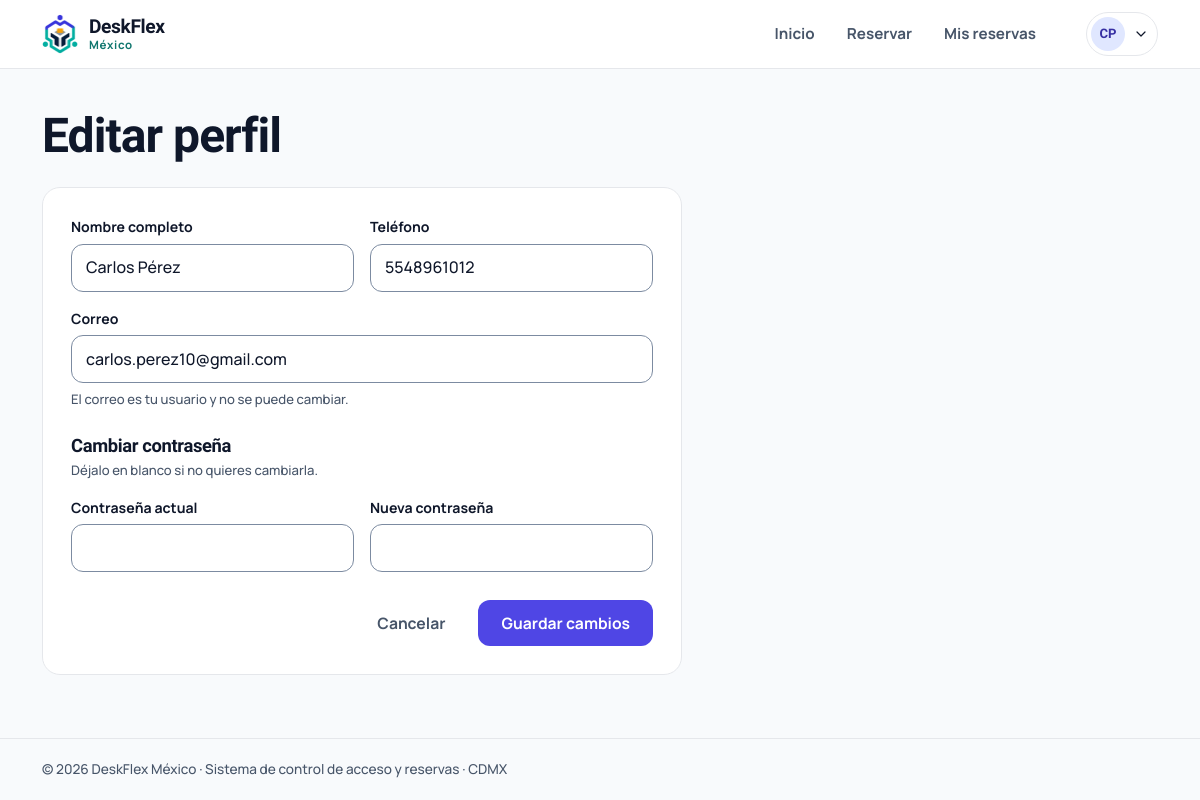
The page /perfil/editar (signed in) on the database its author committed.
### tables this page shows
CREATE TABLE usuarios (
    id            INTEGER PRIMARY KEY AUTOINCREMENT,
    nombre        TEXT    NOT NULL,
    correo        TEXT    NOT NULL UNIQUE,
    telefono      TEXT    NOT NULL,
    password_hash TEXT    NOT NULL,
    rol           TEXT    NOT NULL DEFAULT 'cliente' CHECK (rol IN ('cliente','admin')),
    activo        INTEGER NOT NULL DEFAULT 1,
    creado_en     TEXT    NOT NULL DEFAULT (datetime('now'))
);

### deskflex/views/client.py (the view, shortened to what this page needs)
@bp.route("/perfil/editar", methods=["GET", "POST"])
@login_required
def perfil_editar():
    errores, datos = {}, {"nombre": g.user["nombre"], "telefono": g.user["telefono"]}
    return render_template("client/perfil_editar.html", datos=datos, errores=errores)

### deskflex/db.py (called while the page is built)
def get_db() -> sqlite3.Connection:
    if "db" not in g:
        path = Path(current_app.config["DATABASE"])
        path.parent.mkdir(parents=True, exist_ok=True)
        conn = sqlite3.connect(path, isolation_level=None, timeout=10)
        conn.row_factory = sqlite3.Row
        conn.execute("PRAGMA foreign_keys = ON")
        g.db = conn
    return g.db

### deskflex/security.py (called while the page is built)
def csrf_token() -> str:
    if "_csrf" not in session:
        session["_csrf"] = secrets.token_urlsafe(24)
    return session["_csrf"]

def check_csrf():
    if request.method in ("POST", "PUT", "PATCH", "DELETE"):
        sent = request.form.get("csrf_token") or request.headers.get("X-CSRF-Token", "")
        if not hmac.compare_digest(sent, session.get("_csrf", "")):
            abort(400, "La sesión del formulario expiró. Recarga la página e inténtalo de nuevo.")

def load_user():
    g.user = None
    uid = session.get("uid")
    if uid:
        u = get_db().execute("SELECT * FROM usuarios WHERE id = ? AND activo = 1", (uid,)).fetchone()
        if u:
            g.user = u
        else:
            session.clear()

def login_required(view):
    @wraps(view)
    def wrapped(*a, **kw):
        if g.user is None:
            flash("Inicia sesión para continuar.", "info")
            return redirect(url_for("auth.login", next=request.full_path.rstrip("?")))
        return view(*a, **kw)
    return wrapped

### deskflex/templates/client/perfil_editar.html (shortened to what this page needs)
{% extends "base.html" %}
{% from "_icons.html" import icon %}
{% block content %}
<div class="page-head"><h1>Editar perfil</h1></div>
<form class="card" method="post" style="max-width:640px" novalidate>
  <div class="form-row">
    <div class="field"><label for="nombre">Nombre completo</label>
      <input class="input" id="nombre" name="nombre" value="{{ datos.nombre }}" required {% if errores.nombre %}aria-invalid="true"{% endif %}>{{ err('nombre') }}</div>
    <div class="field"><label for="telefono">Teléfono</label>
      <input class="input" id="telefono" name="telefono" type="tel" inputmode="numeric" value="{{ datos.telefono }}" required {% if errores.telefono %}aria-invalid="true"{% endif %}>{{ err('telefono') }}</div>
  </div>
  <div class="field"><label for="correo">Correo</label>
    <input class="input" id="correo" value="{{ user.correo }}" disabled><span class="hint">El correo es tu usuario y no se puede cambiar.</span></div>
  <h3 style="margin:26px 0 4px">Cambiar contraseña</h3>
  <p class="hint" style="margin-bottom:16px">Déjalo en blanco si no quieres cambiarla.</p>
  <div class="form-row">
    <div class="field"><label for="password_actual">Contraseña actual</label>
      <input class="input" id="password_actual" name="password_actual" type="password" autocomplete="current-password" {% if errores.password_actual %}aria-invalid="true"{% endif %}>{{ err('password_actual') }}</div>
    <div class="field"><label for="password_nueva">Nueva contraseña</label>
      <input class="input" id="password_nueva" name="password_nueva" type="password" autocomplete="new-password" {% if errores.password_nueva %}aria-invalid="true"{% endif %}>{{ err('password_nueva') }}</div>
  </div>
  <div style="display:flex;gap:10px;justify-content:flex-end;flex-wrap:wrap;margin-top:12px">
    <a class="btn btn--ghost" href="{{ url_for('client.perfil') }}">Cancelar</a>
    <button class="btn btn--primary" type="submit">Guardar cambios</button>
  </div>
</form>
{% endblock %}

### deskflex/templates/base.html (shortened to what this page needs)
{% from "_icons.html" import icon %}
<!doctype html>
<html lang="es-MX">
<head>
  <link rel="stylesheet" href="{{ url_for('static', filename='css/deskflex.css') }}">
</head>
{% set es_admin = user and user.rol == 'admin' %}
<body class="{% if user %}has-tabbar{% endif %}">
{% block shell %}
{% if es_admin %}
  {% set links = [('admin.dashboard','Dashboard','dashboard',['admin.dashboard']),
                  ('admin.reservas','Reservas','list',['admin.reservas']),
                  ('admin.usuarios','Usuarios','users',['admin.usuarios']),
                  ('admin.checkin','Check-in','scan',['admin.checkin'])] %}
{% else %}
  {% set links = [('client.inicio','Inicio','home',['client.inicio']),
                  ('client.reservar','Reservar','map',['client.reservar']),
                  ('client.mis_reservas','Mis reservas','qr',['client.mis_reservas','client.reserva'])] %}
{% endif %}
<header class="topbar{% if es_admin %} topbar--admin{% endif %}">
  <div class="wrap">
    <a class="brand" href="{{ url_for('auth.raiz') }}" aria-label="DeskFlex México, inicio">
      <img src="{{ url_for('static', filename='img/logo-mark-light.png' if es_admin else 'img/logo-mark.png') }}" alt="" width="36" height="39">
      <span><b>DeskFlex</b><small>México</small></span>
    </a>
    <nav class="nav" aria-label="Principal">
      {% for ep, label, ic, activos in links %}
        <a href="{{ url_for(ep) }}" {% if endpoint in activos %}aria-current="page"{% endif %}>{{ label }}</a>
      {% endfor %}
    </nav>
    <details class="userbtn">
      <summary aria-label="Menú de usuario">
        <span class="avatar">{{ user.nombre|iniciales }}</span>{{ icon('chev-d', 16) }}
      </summary>
    </details>
  </div>
</header>
<main id="contenido" class="wrap">
  {% block content %}{% endblock %}
</main>
<footer class="footer"><div class="wrap">© 2026 DeskFlex México · Sistema de control de acceso y reservas · CDMX</div></footer>
{% endblock %}
</body>
</html>

### rows shown on the page
usuarios: nombre|iniciales "CP", nombre "Carlos Pérez", telefono "5548961012", correo "carlos.perez10@gmail.com"

### other values the page prints
{{ label }} "Inicio" "Reservar" "Mis reservas"
